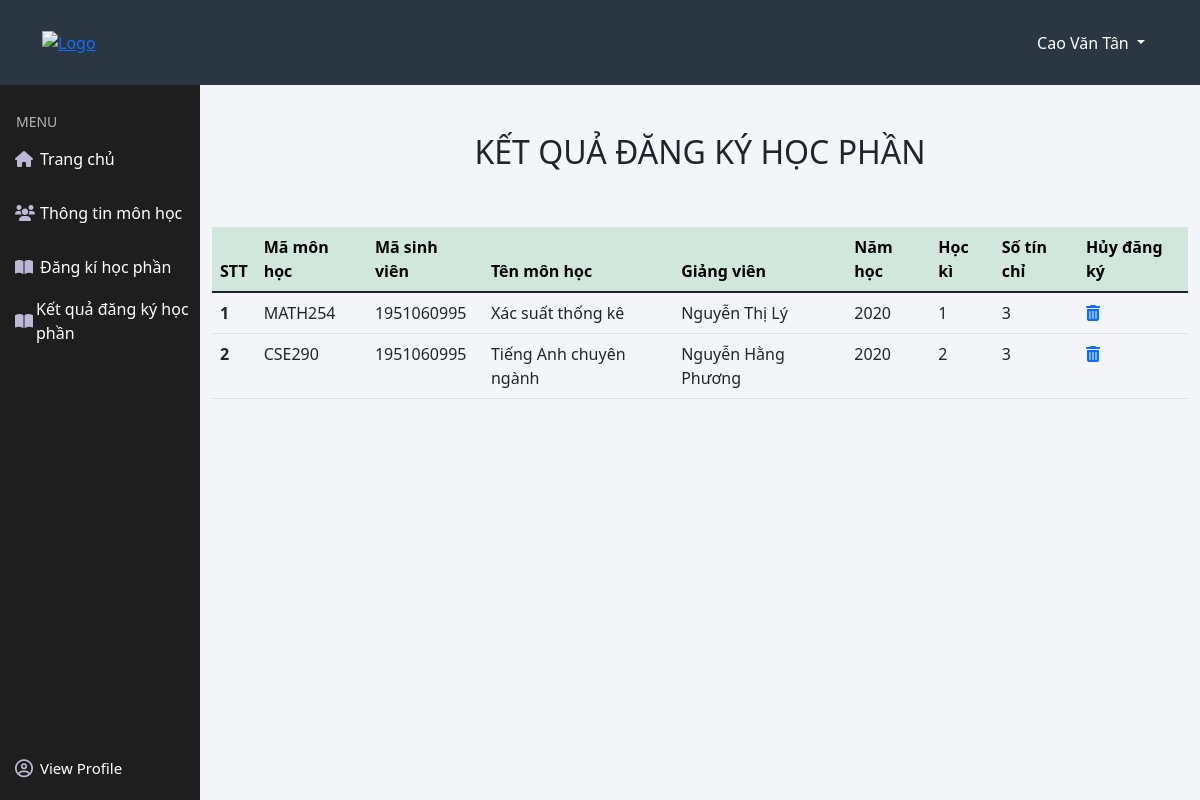
/view/student/student_registration_results.php (signed in), run on the app's committed database.
### tables this page shows
CREATE TABLE `student` (
  `std_id` varchar(10) NOT NULL,
  `std_name` varchar(50) NOT NULL,
  `std_gender` tinyint(1) NOT NULL,
  `std_birthday` date NOT NULL,
  `std_phone` varchar(10) NOT NULL,
  `std_email` varchar(50) NOT NULL,
  `std_address` varchar(100) NOT NULL,
  `std_pass` varchar(100) NOT NULL,
  `class_id` int(10) UNSIGNED NOT NULL
);

CREATE TABLE `list_register` (
  `teacher_id` int(10) UNSIGNED NOT NULL,
  `std_id` varchar(10) NOT NULL,
  `subject_id` varchar(50) NOT NULL
);

CREATE TABLE `curriculum` (
  `office_id` int(10) UNSIGNED NOT NULL,
  `subject_id` varchar(50) NOT NULL,
  `course_id` varchar(10) NOT NULL,
  `school_year` year(4) NOT NULL,
  `semester` int(11) NOT NULL
);

CREATE TABLE `subject` (
  `subject_id` varchar(50) NOT NULL,
  `subject_name` varchar(50) NOT NULL,
  `credits` int(10) UNSIGNED NOT NULL,
  `office_id` int(10) UNSIGNED NOT NULL
);

CREATE TABLE `teacher` (
  `teacher_id` int(10) UNSIGNED NOT NULL,
  `teacher_name` varchar(50) NOT NULL,
  `teacher_gender` tinyint(1) NOT NULL,
  `teacher_birthday` date NOT NULL,
  `teacher_address` varchar(100) NOT NULL,
  `teacher_phone` varchar(15) NOT NULL,
  `teacher_email` varchar(50) NOT NULL,
  `teacher_pass` varchar(100) NOT NULL DEFAULT 'abc',
  `office_id` int(10) UNSIGNED NOT NULL,
  `subject_id` varchar(50) NOT NULL
);

### view/student/student_registration_results.php (the view, shortened to what this page needs)
<?php
include '../../partials-front/header.php';
include '../../partials-front/header_nav.php';
include '../../partials-front/student_menu.php';
?>
<main class="col-10 float-end">
    <div class="container">
        <div class="row">
            <h2 class="mt-5" style="text-align: center">KẾT QUẢ ĐĂNG KÝ HỌC
                PHẦN</h2>
            <div class="col-md-12">
                <table class="mt-5 table">
                    <thead>
                        <tr class="table-success">
                            <th scope="col">STT</th>
                            <th scope="col">Mã môn học</th>
                            <th scope="col">Mã sinh viên</th>
                            <th scope="col">Tên môn học</th>
                            <th scope="col">Giảng viên</th>
                            <th scope="col">Năm học</th>
                            <th scope="col">Học kì</th>
                            <th scope="col">Số tín chỉ</th>
                            <th scope="col">Hủy đăng ký</th>
                        </tr>
                    </thead>
                    <tbody>
                        <?php
                        $username = $_SESSION['loginSuccess'] ;
                              include_once '../../config/config.php';
                              $sql = "SELECT * FROM list_register a INNER JOIN subject o on a.subject_id = o.subject_id  INNER JOIN teacher e on a.teacher_id = e.teacher_id INNER JOIN curriculum c on o.subject_id = c.subject_id INNER JOIN student b on a.std_id = b.std_id Where a.std_id = '$username'";
                              $result = mysqli_query($con,$sql);
                                  $i = 1;
                                  while($row = mysqli_fetch_array($result)){
                                      echo '<tr>',
                                      '<th>'.$i++.'</th>',
                                      '<td>'.$row['subject_id'].'</td>',
                                      '<td>'.$row['std_id'].'</td>',
                                      '<td>'.$row['subject_name'].'</td>',
                                      '<td>'.$row['teacher_name'].'</td>',
                                      '<td>'.$row['school_year'].'</td>',
                                      '<td>'.$row['semester'].'</td>',
                                      '<td>'.$row['credits'].'</td>',
                                      '<td><a href="../../process/student/student_cancel_registration.php?subject_id=' .  $row['subject_id'] . '"> <i class="fas fa-trash-alt"></i></a></td>',
                                  '</tr>';
                                  }
                        ?>
                    </tbody>
                </table>
            </div>
        </div>
    </div>
</main>
<?php
include '../../partials-front/footer.php';
?>

### partials-front/header_nav.php (shortened to what this page needs)
<header class="header position-fixed top-0 w-100">
    <div class="container h-100 d-flex justify-content-between align-items-center">
        <a href="#" class="logo">
            <img class="logo-img" src="http://tlus.edu.vn/wp-content/uploads/2018/06/LogoDHTL-300x300.png" alt="Logo">
        </a>
        <div class="dropdown h-100 menu">
            <button class="btn dropdown-toggle h-100 text-white" type="button" id="dropdownMenuButton1" data-bs-toggle="dropdown" aria-expanded="false">
                <?php
                if (isset($_SESSION['loginSuccess'])) {
                    $user_name = $_SESSION['loginSuccess'];
                    include_once '../../config/config.php';
                    $sql_std = "SELECT * FROM student WHERE std_id = '$user_name'";
                    $result_std = mysqli_query($con, $sql_std);
                    $sql_teacher = "SELECT * FROM teacher WHERE teacher_email = '$user_name'";
                    $result_teacher = mysqli_query($con, $sql_teacher);
                    if (mysqli_num_rows($result_std) > 0) {
                        $row_std = mysqli_fetch_assoc($result_std);
                        echo $row_std['std_name'];
                    } else if (mysqli_num_rows($result_teacher) > 0) {
                        $row_teacher = mysqli_fetch_assoc($result_teacher);
                        echo $row_teacher['teacher_name'];
                    } else {
                        echo "Admin";
                    }
                }
                ?>
            </button>
        </div>
    </div>
</header>

### asset/css/style.css (style rules this page uses)
* { margin: 0; padding: 0; box-sizing: border-box; list-style: none; text-decoration: none; }
body { background: #f3f5f9; }
main { margin-top: 85px; }
.header { height: 85px; background-color: #2b3643; z-index: 1000; }
.logo { width: 80px; }
.logo-img { max-width: 100%; }
.sidebar ul li, .dropdown { height: 54px; }

### data on the page
student: std_name "Cao Văn Tân"
list_register: curriculum.subject_id "MATH254", std.std_id "1951060995", subject.subject_name "Xác suất thống kê", teacher_id.teacher_name "Nguyễn Thị Lý", curriculum.school_year "2020", curriculum.semester "1", subject.credits "3"
list_register: curriculum.subject_id "CSE290", std.std_id "1951060995", subject.subject_name "Tiếng Anh chuyên ngành", teacher_id.teacher_name "Nguyễn Hằng Phương", curriculum.school_year "2020", curriculum.semester "2", subject.credits "3"
